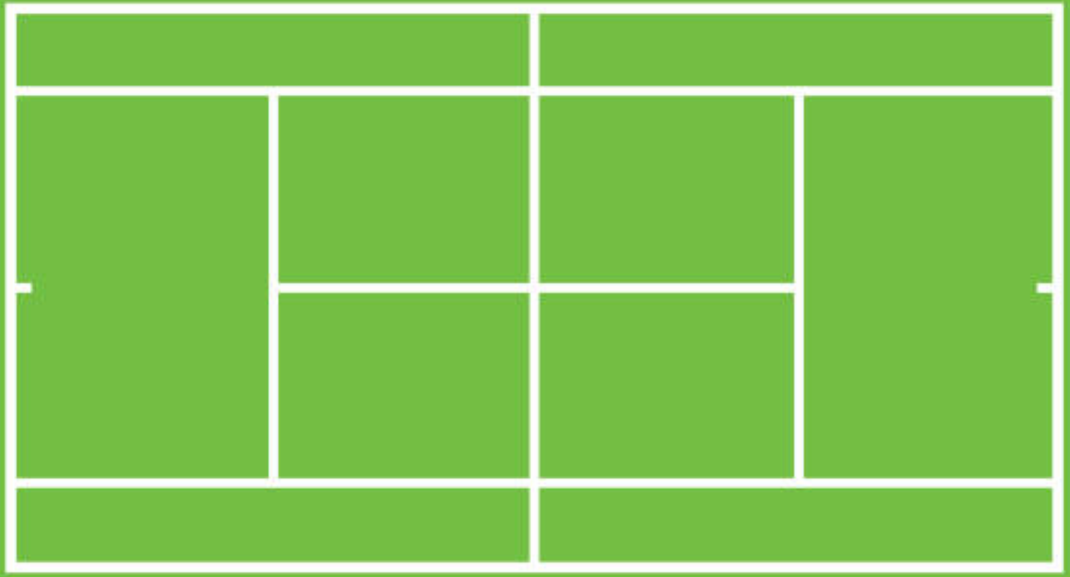
#> input picture src_yolov5/images/tennis_court_2.png, 2139 x 1153 px (shown at 1/2 size)
$ python draw_3d_graph.py   (older library calls are emulated)
#> lines starting #> are read from the running program, lines starting #| are printed output that depends on the picture
from mpl_toolkits.mplot3d import Axes3D
from matplotlib import cm
from matplotlib.ticker import LinearLocator, FormatStrFormatter
import matplotlib.pyplot as plt
from matplotlib.patches import Ellipse, Circle, PathPatch
from matplotlib.transforms import Affine2D
import numpy as np
from matplotlib.cbook import get_sample_data
import mpl_toolkits.mplot3d.art3d as art3d

import cv2

from pathlib import Path
import sys

import pickle

FILE = Path(__file__).absolute()
sys.path.append(FILE.parents[0].as_posix())  # add code to path

path = str(FILE.parents[0])


def draw_point_3D(real_ball_trajectory_list, estimation_ball_trajectory_list, label = False):

        real_x = []
        real_y = []
        real_z = []
        esti_x = []
        esti_y = []
        esti_z = []


        for i in range((len(real_ball_trajectory_list))):

            real_x.append(real_ball_trajectory_list[i][0])
            real_y.append(real_ball_trajectory_list[i][1])
            real_z.append(real_ball_trajectory_list[i][2])

            ax.plot(real_x, real_y, real_z, c= 'red', zorder = 100)

        ax.scatter(real_x[0], real_y[0], real_z[0],s = 180, c='#FF3333', zorder = 101, marker = '*')


        for j in range((len(estimation_ball_trajectory_list))):

            esti_x.append(estimation_ball_trajectory_list[j][0])
            esti_y.append(estimation_ball_trajectory_list[j][1])
            esti_z.append(estimation_ball_trajectory_list[j][2])

            ax.plot(esti_x, esti_y, esti_z, '#3336FF', zorder = 100)

        ax.scatter(esti_x[0], esti_y[0], esti_z[0],s = 180, c='#3336FF', zorder = 101, marker = '*')


        if label == True:
            ax.plot(real_x[-1], real_y[-1], real_z[-1], 'red', zorder = 100, label = 'Actual trajectory')
            ax.plot(esti_x[-1], esti_y[-1], esti_z[-1], '#3336FF', zorder = 100, label = 'Predict trajectory')


#궤적
#real_ball_trajectory_list_5 = [[0,0,0]]
#estimation_ball_trajectory_list_5 =  [[-8.075992233062022, -2.0712591029119727, 2.0143476038492176], [-7.041614424760605, -1.9654479963268496, 1.998508488845969], [-6.065044696824322, -1.879832764271466, 1.9635872373067076], [-5.107183755941063, -1.7968180783990304, 1.925614986159784], [-4.169832727705863, -1.6838107370497974, 1.884759164010521], [-3.2611958072772738, -1.5644043096331428, 1.81101188769961], [-2.368649316849956, -1.4805807124989778, 1.737028408823873], [-1.4834200661316506, -1.378965700223568, 1.6496367839315553], [-0.7006541039923906, -1.2862463955187806, 1.5580097756344515]]

ball_trajectory =  [[-2.2092435836792, -1.5208747965392155, 1.8354100995074563], [-1.256748008728028, -1.2158820107576946, 1.7773671872057393], [-0.43730239868164134, -0.9512572790516179, 1.7647362439434577], [0.31844730377197195, -0.6813783702643058, 1.6464358897379312], [0.9937688827514641, -0.4760653461827718, 1.5745616247033452], [1.625661087036132, -0.2314306683633415, 1.4782900479509058], [2.253456306457519, 0.043343332772139115, 1.361194439767826], [2.89897174835205, 0.28222227616559953, 1.2284656521340567], [3.5127641677856447, 0.5366443786781522, 1.1123209164675203], [3.5127641677856447, 0.5116841750187032, 1.1123209164675203], [4.140768241882324, 0.7474247208730833, 0.9655034744212423], [4.769901943206787, 0.97797096615911, 0.7791678463511688], [5.398135852813721, 1.2108431143742158, 0.6090978922098989], [6.026425075531006, 1.428266203158699, 0.4098780358206572], [6.026425075531006, 1.428266203158699, 0.3927730513516908], [6.653767776489258, 1.6431816490162447, 0.18976757398738164], [7.318938446044922, 1.8357540816222784, 0.13111995424995382], [7.80655426979065, 2.0140895229051132, 0.30170535165753953], [8.336106252670287, 2.1801285433139634, 0.4512601625672338], [8.336106252670287, 2.1801285433139634, 0.4512601625672338], [8.878784608840942, 2.3222415406587897, 0.6027205829913534]]
real_ball_trajectory =  [[-1.9758686990321173, -1.2743506037066863, 1.743129350877194], [-1.1939511743124973, -1.0285721556308347, 1.7041339473684218], [-0.21340591689801117, -0.7027399213070984, 1.6318253578947373], [0.5452724074567715, -0.43403414550062563, 1.5517493754385967], [1.1673033846255532, -0.20216285373490195, 1.4655540526315796], [1.7802685723206535, 0.028046464346611122, 1.3647554736842116], [2.3775167039210077, 0.25235297940039314, 1.2522040736842122], [2.974764835521362, 0.4766594944541752, 1.1255014736842133], [3.5091447427427314, 0.6773547973970312, 1.000140789473688], [3.9806564255851162, 0.8544388882289627, 0.8801204210526365], [4.515036332806486, 1.0551341911718186, 0.7334349368421111], [5.002265071743617, 1.2381210850314812, 0.5898187894736908], [5.473776754586002, 1.4152051758634128, 0.44186842105263857], [5.992439605712625, 1.6099976757785375, 0.268935915789481], [6.511102456839248, 1.8047901756936622, 0.08533121052632302], [7.001520315932834, 1.9830897712965074, 0.03261101814792514], [7.422378872783627, 2.127799498535443, 0.17305217188241245], [7.856813512113478, 2.2771772814917646, 0.3081452854147862], [8.318400316401423, 2.435891175882856, 0.44068611854293327], [8.752834955731245, 2.5852689588391775, 0.555081632075307], [9.214421760019182, 2.743982853230269, 0.6656312652034545]]


plt.rcParams["figure.autolayout"] = True
fig_3d = plt.figure(figsize=(8,8),dpi=100)
ax = fig_3d.add_subplot(projection='3d')

ax.set_xlim(-12, 12)
ax.set_ylim(-6, 6)
ax.set_zlim(0,5)
ax.set_box_aspect((2, 1, 0.5))

img = cv2.imread(path + "/images/tennis_court_2.png")
#> img is the input picture: shape (1153, 2139, 3); mean B, G, R 88.5, 197.3, 131.7
img = cv2.resize(img, dsize=(1000,400), interpolation=cv2.INTER_LINEAR)
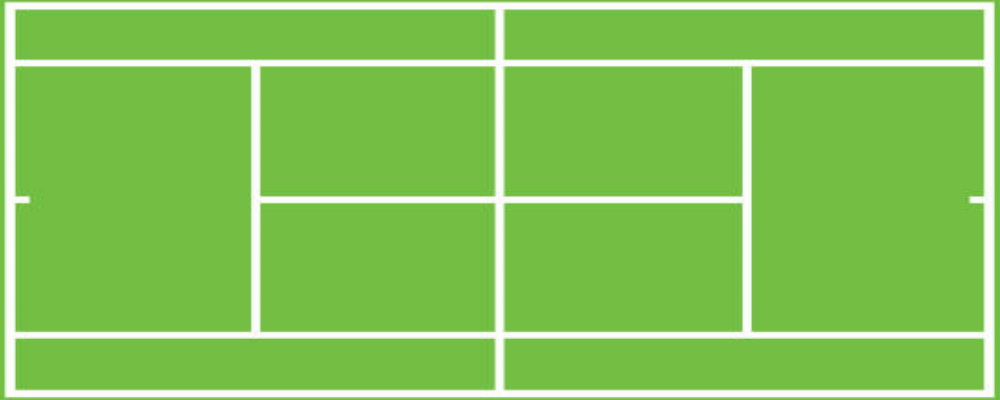
#> img: shape (400, 1000, 3); mean B, G, R 88.4, 197.3, 131.7

# cv2.imshow("img",img)
# cv2.waitKey(0)

img = cv2.cvtColor(img, cv2.COLOR_BGR2RGBA)
#> img: shape (400, 1000, 4)
img=cv2.normalize(img, None, alpha=0, beta=1, norm_type=cv2.NORM_MINMAX, dtype=cv2.CV_32F)
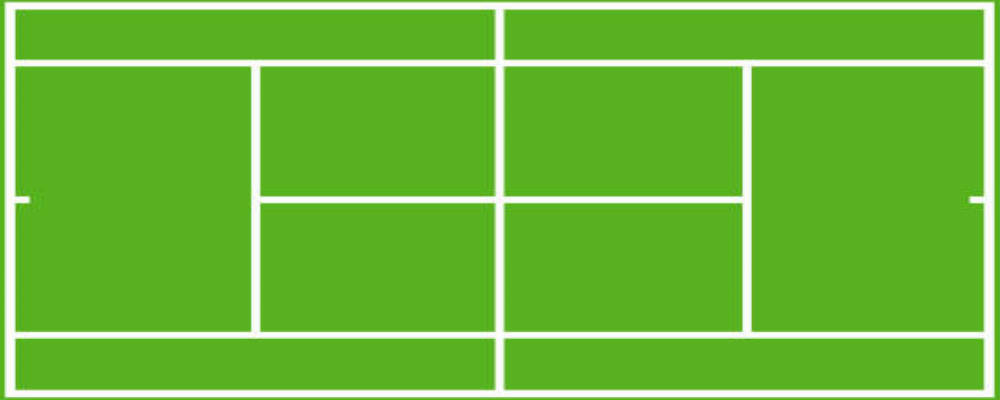
#> img: shape (400, 1000, 4) float32; mean R, G, B, A 0.426, 0.732, 0.225, 1
img[:,:,3] = float(1)

stepX, stepY = 24 / img.shape[1], 12 / img.shape[0]
#> stepX = 0.024; stepY = 0.03

X1 = np.arange(-12, 12, stepX)
#> X1 = 1000 values from -12 to 11.98
Y1 = np.arange(-6, 6, stepY)
#> Y1 = 400 values from -6 to 5.97
#Y1 = np.arange(-8.4, 8.4, stepY)


X1, Y1 = np.meshgrid(X1, Y1)


ax.plot_surface(X1, Y1, np.ones(X1.shape) * -0.01,rstride=8, cstride=8, facecolors=img, zorder = 20)
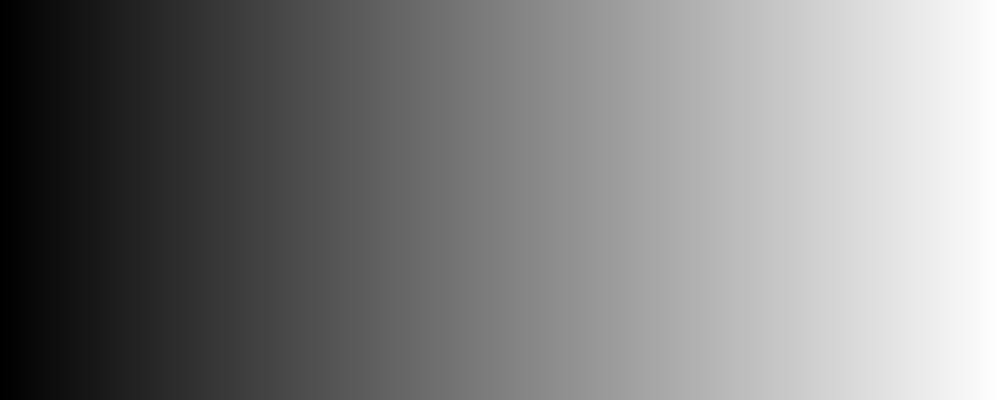
#> X1: shape (400, 1000) float64; min -12, max 11.98, mean -0.012; drawn with min black and max white


# [9 lines of commented-out code are left out]
draw_point_3D(ball_trajectory, real_ball_trajectory,True)


#낙하지점
"""draw_point_3D(real_ball_trajectory_list, estimation_ball_trajectory_list)

p = Ellipse((landing_point[0], landing_point[1]),  height = circle_radius_y,  width= circle_radius_x, angle = 0, color = "blue", zorder = 21 )
ax.add_patch(p)
art3d.pathpatch_2d_to_3d(p, z=0.01, zdir="z")"""


ax.view_init(30, 45)

ax.legend()

plt.show()
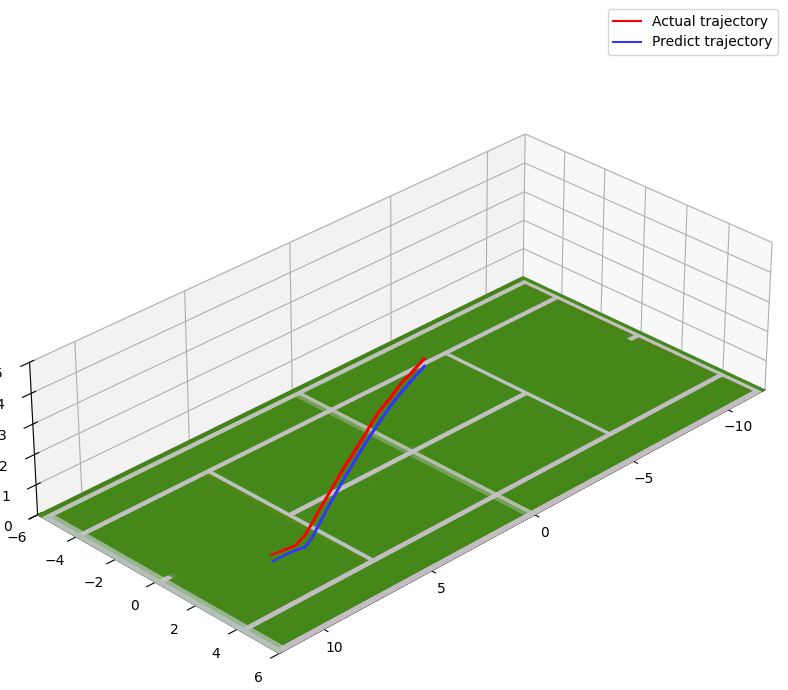
#> figure drawn by matplotlib, 1 panel

$ run again, with src_yolov5/images/tennis_court.png copied over src_yolov5/images/tennis_court_2.png
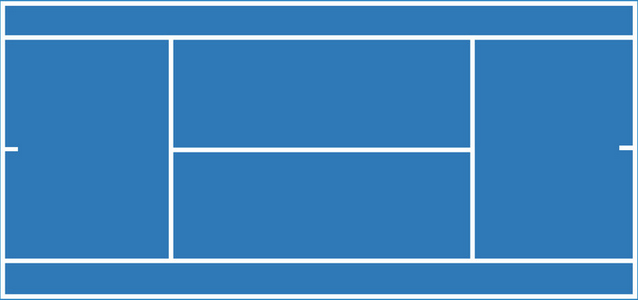
#> input picture src_yolov5/images/tennis_court.png, 638 x 300 px
#> img is the input picture: shape (300, 638, 3); mean B, G, R 189.4, 133.1, 65.5
#> `img=cv2.normalize(img, None, alpha=0, beta=1, norm_type=cv2.NORM_MINMA..`:
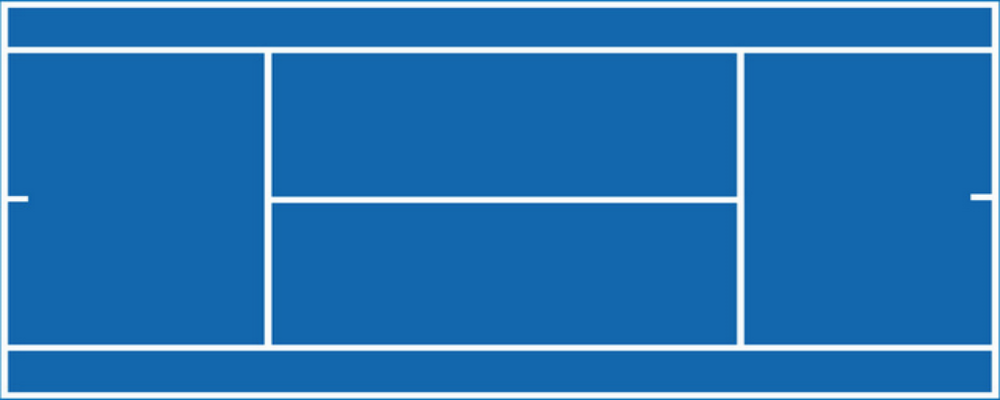
#> img: shape (400, 1000, 4) float32; mean R, G, B, A 0.157, 0.459, 0.711, 1; drawn with min black and max white
#> `plt.show()`:
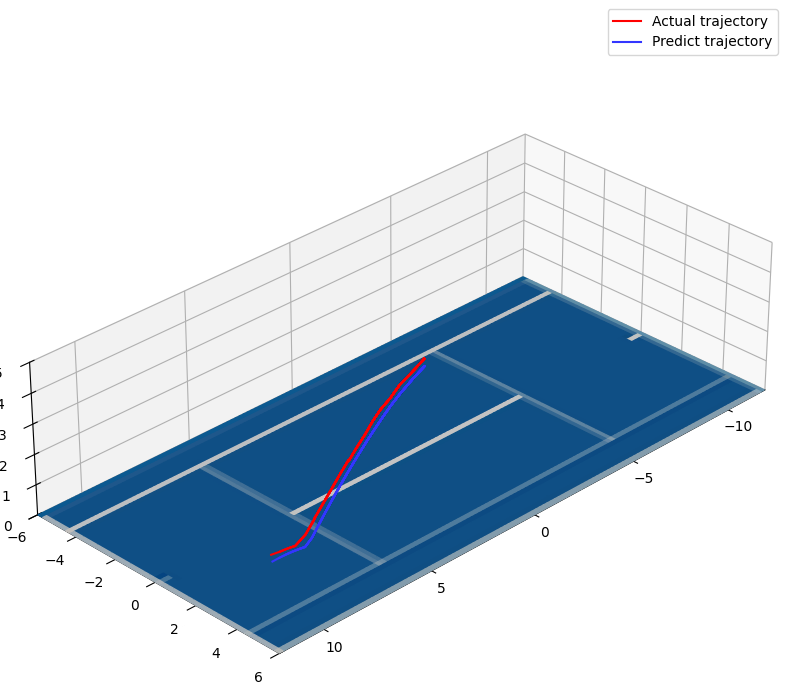
#> figure drawn by matplotlib, 1 panel
